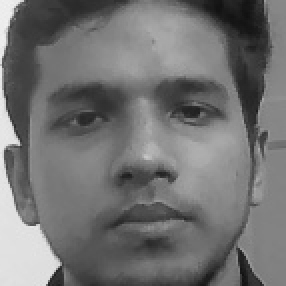
#> input picture Attendence/TrainingImage/Neeraj.100.101.jpg, 143 x 143 px, given in place of the camera (shown 2 times larger)
$ python Home.py
#> lines starting #> are read from the running program, lines starting #| are printed output that depends on the picture
#> the answer given: 1
### Attendence/check_camera.py
def camer():
    import cv2
    # Load the cascade
    face_cascade = cv2.CascadeClassifier('haarcascade_frontalface_default.xml')
    # To capture video from webcam.
    cap = cv2.VideoCapture(0)
    while True:
        # Read the frame
        _, img = cap.read()
#> img is the input picture: shape (143, 143, 3); min 16, max 240, mean 114
        # Convert to grayscale
        gray = cv2.cvtColor(img, cv2.COLOR_BGR2GRAY)
        # Detect the faces
        faces = face_cascade.detectMultiScale(gray, 1.3, 5, minSize=(30, 30), flags=cv2.CASCADE_SCALE_IMAGE)
#> faces = [[14, 12, 116, 116]]
        # Draw the rectangle around each face
        for (x, y, w, h) in faces:
            cv2.rectangle(img, (x, y), (x + w, y + h), (10, 159, 255), 2)
            # Display
            cv2.imshow('Webcam Check', img)
            # Stop if escape key is pressed
            if cv2.waitKey(1) & 0xFF == ord('q'):
                break
#> this loop made 1 pass; (key q is pressed on pass 1)
#> pass 1, in camer, `cv2.imshow('Webcam Check', img)`:
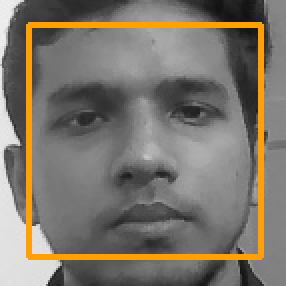
#> window 'Webcam Check': shape (143, 143, 3) (shown 2 times larger); mean B, G, R 107.6, 117.7, 124.2
    # Release the VideoCapture object
    cap.release()
    cv2.destroyAllWindows()

#camer()

### Attendence/Home.py
import os
from check_camera import  camer
from Capture_Image import takeImages
from Train_Image import TrainImages
from Recognize import recognize_attendence
def title_bar():
    os.system('cls')  # for windows
    # title of the program

    print("\t**********************************************")
    print("\t***** Face Recognition Attendance System *****")
    print("\t**********************************************")
def mainMenu():
    title_bar()
    print()
    print(10 * "*", "WELCOME MENU", 10 * "*")
    print("[1] Check Camera")
    print("[2] Capture Faces")
    print("[3] Train Images")
    print("[4] Recognize & Attendance")
    print("[5] Quit")

    while True:
        try:
            choice = int(input("Enter Choice: "))
            if choice == 1:
                print("check camera...")
                """jmnxzbgkjserkgkhj"""
                checkCamera()
                break
            elif choice == 2:
                print("Capture image from video...")
                CaptureFaces()
                break
            elif choice == 3:
                print("Train images...")
                Trainimages()
                break
            elif choice == 4:
                print("Recognize face...")
                RecognizeFaces()
                break
            elif choice == 5:
                print("Thank You, bye...")
                break
            else:
                print("Invalid Choice. Enter 1-5")
                mainMenu()
        except Exception as e:
            print("Error:",e)
            print("Invalid Choice. Enter 1-5\n Try Again")

# ---------Main menu--------------------
# ---------------------------------------------------------
# calling the camera test function from check camera.py file
def checkCamera():
    camer()
    print("For check camera...")
    key = input("Enter any key to return main menu")
    mainMenu()

# --------------------------------------------------------------
# calling the take image function form capture image.py file
def CaptureFaces():
    takeImages()
    key = input("Enter any key to return main menu")
    mainMenu()

# -----------------------------------------------------------------
# calling the train images from train_images.py file

def Trainimages():
    TrainImages()
    key = input("Enter any key to return main menu")
    mainMenu()

# --------------------------------------------------------------------
# calling the recognize_attendance from recognize.py file
def RecognizeFaces():
    recognize_attendence()
    key = input("Enter any key to return main menu")
    mainMenu()

mainMenu()

$ run again, on Attendence/TrainingImage/Neeraj.100.11.jpg
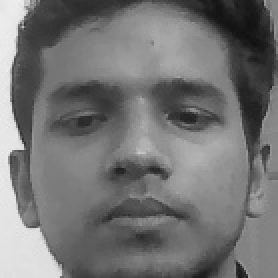
#> input picture Attendence/TrainingImage/Neeraj.100.11.jpg, 139 x 139 px, given in place of the camera (shown 2 times larger)
#> in camer, img is the input picture: shape (139, 139, 3); min 16, max 239, mean 115.9
#> faces = [[13, 11, 116, 116]]
#> the loop in camer, `for (x, y, w, h) in faces:` made 1 pass; (key q is pressed on pass 1)
#> pass 1, in camer, `cv2.imshow('Webcam Check', img)`:
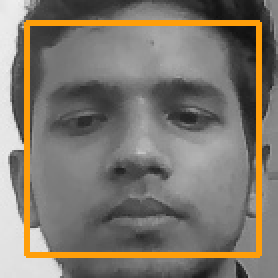
#> window 'Webcam Check': shape (139, 139, 3) (shown 2 times larger); mean B, G, R 109.6, 120.3, 127.2
